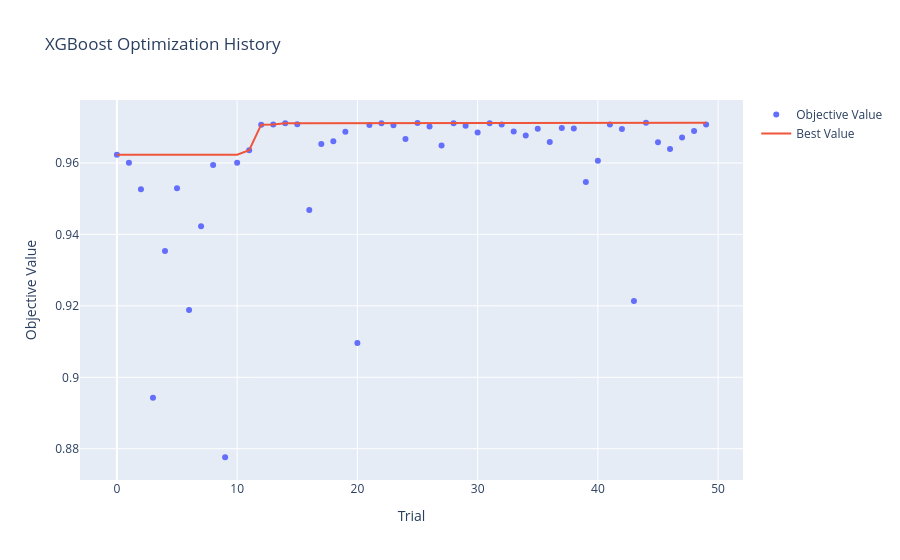

Here is the notebook cell this chart was saved with:
### Code cell
# XGBoost Optimization History
fig_xgb_history = plot_optimization_history(study_xgb)
fig_xgb_history.update_layout(title="XGBoost Optimization History")
fig_xgb_history.show()

### Figure 1 — Plotly figure (JSON) as saved in the notebook; plotly's stock layout.template omitted (floating-point values rounded to 4 significant figures)
{"data": [{"mode": "markers", "name": "Objective Value", "type": "scatter", "x": [0, 1, 2, 3, 4, 5, 6, 7, 8, 9, 10, 11, 12, 13, 14, 15, 16, 17, 18, 19, 20, 21, 22, 23, 24, 25, 26, 27, 28, 29, 30, 31, 32, 33, 34, 35, 36, 37, 38, 39, 40, 41, 42, 43, 44, 45, 46, 47, 48, 49], "y": [0.9623, 0.9601, 0.9526, 0.8943, 0.9353, 0.9529, 0.9188, 0.9423, 0.9594, 0.8776, 0.9601, 0.9636, 0.9707, 0.9707, 0.9711, 0.9709, 0.9468, 0.9653, 0.9661, 0.9687, 0.9096, 0.9706, 0.9711, 0.9705, 0.9667, 0.9712, 0.9702, 0.9649, 0.9711, 0.9704, 0.9685, 0.9711, 0.9707, 0.9688, 0.9677, 0.9696, 0.9658, 0.9698, 0.9696, 0.9547, 0.9606, 0.9708, 0.9695, 0.9214, 0.9713, 0.9658, 0.9639, 0.9671, 0.969, 0.9708]}, {"mode": "lines", "name": "Best Value", "type": "scatter", "x": [0, 1, 2, 3, 4, 5, 6, 7, 8, 9, 10, 11, 12, 13, 14, 15, 16, 17, 18, 19, 20, 21, 22, 23, 24, 25, 26, 27, 28, 29, 30, 31, 32, 33, 34, 35, 36, 37, 38, 39, 40, 41, 42, 43, 44, 45, 46, 47, 48, 49], "y": [0.9623, 0.9623, 0.9623, 0.9623, 0.9623, 0.9623, 0.9623, 0.9623, 0.9623, 0.9623, 0.9623, 0.9636, 0.9707, 0.9707, 0.9711, 0.9711, 0.9711, 0.9711, 0.9711, 0.9711, 0.9711, 0.9711, 0.9711, 0.9711, 0.9711, 0.9712, 0.9712, 0.9712, 0.9712, 0.9712, 0.9712, 0.9712, 0.9712, 0.9712, 0.9712, 0.9712, 0.9712, 0.9712, 0.9712, 0.9712, 0.9712, 0.9712, 0.9712, 0.9712, 0.9713, 0.9713, 0.9713, 0.9713, 0.9713, 0.9713]}, {"marker": {"color": "#cccccc"}, "mode": "markers", "name": "Infeasible Trial", "showlegend": false, "type": "scatter", "x": [], "y": []}], "layout": {"title": {"text": "XGBoost Optimization History"}, "xaxis": {"title": {"text": "Trial"}}, "yaxis": {"title": {"text": "Objective Value"}}}}
